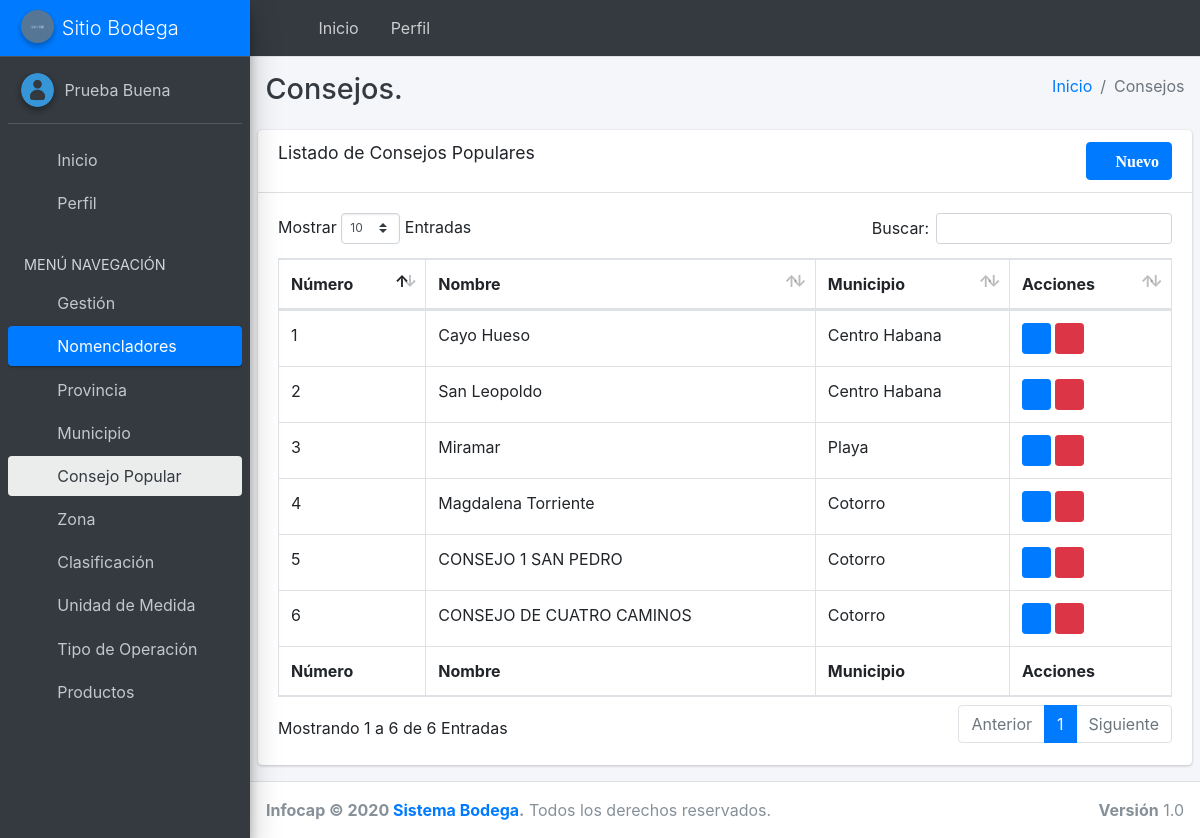
Screenshot of /nomenclador/consejo/list (signed in) with the database file from the repository.
### BodegaApp/models.py (models this page shows, shortened)
class ConsejoPopular(models.Model):
    created_at = models.DateTimeField(auto_now_add=True)
    updated_at = models.DateTimeField(auto_now=True)
    uui = models.UUIDField(default=uuid.uuid4, editable=False)
    nombre = models.CharField(max_length=100, verbose_name="Nombre", unique=True)
    municipio = models.ForeignKey(Municipio, verbose_name="Municipio", on_delete=models.PROTECT)
    class Meta:
        verbose_name_plural = "Consejos Populares"

class Municipio(models.Model):
    created_at = models.DateTimeField(auto_now_add=True)
    updated_at = models.DateTimeField(auto_now=True)
    uui = models.UUIDField(default=uuid.uuid4, editable=False)
    nombre = models.CharField(max_length=100, verbose_name="Nombre", unique=True)
    provincia = models.ForeignKey(Provincia, verbose_name="Provincia", on_delete=models.CASCADE)
    class Meta:
        verbose_name_plural = "Municipios"

### BodegaApp/views.py (the view)
# urls.py: path('nomenclador/consejo/list', login_required(views.backend_consejo_listar),
@permission_required('BodegaApp.add_provincia')
def backend_consejo_listar(request):
    consejo = models.ConsejoPopular.objects.all()
    return render(request, 'backend/consejopopular.html', {'consejo': consejo})

### templates/backend/consejopopular.html
{% extends 'index.html' %}
{% block menu_nomenclator %}
    menu-open
{% endblock %}
{% block menu_nomenclator_active %}
    active
{% endblock %}
{% block menu_consejo %}
    active
{% endblock %}
{% block wrapper %}
    <div class="content-header">
        <div class="container-fluid">
            <div class="row mb-2">
                <div class="col-sm-6">
                    <h1 class="m-0 text-dark">Consejos.</h1>
                </div>
                <div class="col-sm-6">
                    <ol class="breadcrumb float-sm-right">
                        <li class="breadcrumb-item"><a href="{% url 'inicio' %}">Inicio</a></li>
                        {% block group_wrapper %}
                            <li class="breadcrumb-item active">Consejos</li>
                        {% endblock %}
                    </ol>
                </div>
            </div>
        </div>
    </div>
{% endblock %}
{% block content %}
    <section class="content">
        <div class="row">
            <div class="col-12">
                <div class="card">
                    <div class="card-header">
                        <h3 class="card-title">Listado de Consejos Populares</h3>
                        <a href="{% url 'consejo_create' %}" class="btn btn-primary fa-pull-right">
                            <span class="fa fa-plus"> Nuevo</span>
                        </a>
                    </div>
                       <div class="card-body">
                        <table id="example1" class="table table-bordered table-hover">
                            <thead>
                            <tr>
                                <th>
                                    Número
                                </th>
                                <th>
                                    Nombre
                                </th>
                                <th>
                                    Municipio
                                </th>
                                <th>
                                    Acciones
                                </th>
                            </tr>
                            </thead>
                            <tbody>
                            {% for u in consejo %}
                                    <tr>
                                        <td>
                                            {{ forloop.counter }}
                                        </td>
                                        <td>
                                            {{ u.nombre }}
                                        </td>
                                        <td>
                                            {{ u.municipio.nombre }}
                                        </td>
                                        <td>
                                <span class="input-group-sm">
                                <a href="{% url 'consejo_update' u.pk %}"
                                   class="btn btn-sm btn-primary">
                                    <i class="fa fa-edit"></i>
                                </a>
                                <a href="{% url 'consejo_delete' u.pk %}"
                                   class="btn btn-sm btn-danger">
                                    <i class="fa fa-trash"></i>
                                </a>
                                </span>
                                        </td>
                                    </tr>
                            {% endfor %}
                            </tbody>
                            <tfoot>
                            <tr>
                              <th>
                                    Número
                                </th>
                                <th>
                                    Nombre
                                </th>
                                <th>
                                    Municipio
                                </th>
                                <th>
                                    Acciones
                                </th>
                            </tr>
                            </tfoot>
                        </table>
                    </div>
                </div>
            </div>
        </div>
    </section>
{% endblock %}

### templates/index.html (shortened to what this page needs)
{% load static %}
{% load i18n %}
{% load notifications_tags %}
<!DOCTYPE html>
<html>
<head>
    <link rel="stylesheet" href="{% static 'assets/plugins/fontawesome-free/css/all.min.css' %}">
    <link rel="stylesheet" href="{% static 'assets/dist/css/ionicons.min.css' %}">
    <link rel="stylesheet" href="{% static 'assets/plugins/sweetalert2-theme-bootstrap-4/bootstrap-4.min.css' %}">
    <link rel="stylesheet" href="{% static 'assets/plugins/select2/css/select2.min.css' %}">
    <link rel="stylesheet" href="{% static 'assets/plugins/toastr/toastr.min.css' %}">
    <link rel="stylesheet"
          href="{% static 'assets/plugins/tempusdominus-bootstrap-4/css/tempusdominus-bootstrap-4.min.css' %}">
    <link rel="stylesheet" href="{% static 'assets/plugins/icheck-bootstrap/icheck-bootstrap.min.css' %}">
    <link rel="stylesheet" href="{% static 'assets/dist/css/adminlte.min.css' %}">
    <link rel="stylesheet" href="{% static 'assets/plugins/overlayScrollbars/css/OverlayScrollbars.min.css' %}">
    <link href="{% static 'assets/dist/css/font.css' %}" rel="stylesheet">
    <link rel="stylesheet" href="{% static 'assets/plugins/datatables-bs4/css/dataTables.bootstrap4.css' %}">
</head>
<body class="hold-transition sidebar-mini layout-fixed">
<div class="wrapper">
    <nav class="main-header navbar navbar-expand navbar-dark">
        <ul class="navbar-nav">
            <li class="nav-item">
                <a class="nav-link" data-widget="pushmenu" href="#"><i class="fas fa-bars"></i></a>
            </li>
            <li class="nav-item d-none d-sm-inline-block">
                <a href="{% url 'inicio' %}" class="nav-link">Inicio</a>
            </li>
            <li class="nav-item d-none d-sm-inline-block">
                <a href="{% url 'profile' request.user.pk %}" class="nav-link">Perfil</a>
            </li>
        </ul>
        <ul class="navbar-nav ml-auto">
            <li class="nav-item">
                <a class="nav-link" href="{% url 'logout' %}" title="Salir">
                    <i class="fas fa-arrow-right mr-2"></i>
                </a>
            </li>
        </ul>
    </nav>
    <aside class="main-sidebar sidebar-dark-blue elevation-4">
        <a href="{% url 'inicio' %}" class="brand-link navbar-primary">
            <img src="{% static 'assets/dist/img/default-150x150.png' %}" alt="AdminLTE Logo"
                 class="brand-image img-circle elevation-2"
                 style="opacity: .8; background-color: white">
            <span class="brand-text font-weight-light" style="color: white">Sitio Bodega</span>
        </a>
        <div class="sidebar">
            <div class="user-panel mt-3 pb-3 mb-3 d-flex">
                <div class="image">
                    {% if userPhoto %}
                        <img src="/{{ userPhoto }}" class="img-circle elevation-2" alt="User Image">
                    {% else %}
                        <img src="{% static 'users/userDefault4.png' %}" class="img-circle elevation-2" alt="User Image"
                             title="Sube tu foto">
                    {% endif %}
                </div>
                <div class="info">
                    <a href="{% url 'profile' request.user.pk %}"
                       class="d-block">{{ request.user.first_name }} {{ request.user.last_name }}</a>
                </div>
            </div>
            <nav class="mt-2">
                <ul class="nav nav-pills nav-sidebar flex-column" data-widget="treeview" role="menu"
                    data-accordion="false">
                    <li class="nav-item">
                        <a href="{% url 'inicio' %}" class="nav-link {% block inicio_active %}{% endblock %}">
                            <i class="nav-icon fa fa-home"></i>
                            <p class="text">Inicio</p>
                        </a>
                    </li>
                    <li class="nav-item">
                        <a href="{% url 'profile' request.user.pk %}"
                           class="nav-link {% block perfil_active %}{% endblock %}">
                            <i class="nav-icon far fa-user"></i>
                            <p>Perfil</p>
                        </a>
                    </li>
                    <li class="nav-header">MENÚ NAVEGACIÓN</li>
                        <li class="nav-item has-treeview {% block menu_gestion %}{% endblock %}">
                            <a href="#" class="nav-link {% block menu_gestion_active %}{% endblock %}">
                                <i class="nav-icon fa fa-book-reader"></i>
                                <p>
                                    Gestión
                                    <i class="fas fa-angle-left right"></i>
                                </p>
                            </a>
                        </li>
                        <li class="nav-item has-treeview {% block menu_nomenclator %}{% endblock %}">
                            <a href="#" class="nav-link {% block menu_nomenclator_active %}{% endblock %}">
                                <i class="nav-icon fa fa-book-reader"></i>
                                <p>
                                    Nomencladores
                                    <i class="fas fa-angle-left right"></i>
                                </p>
                            </a>
                            <ul class="nav nav-treeview">
                                <li class="nav-item">
                                    <a href="{% url 'provincia_listar' %}"
                                       class="nav-link {% block menu_provincia %}{% endblock %}">
                                        <i class="far fa-circle nav-icon"></i>
                                        <p>Provincia</p>
                                    </a>
                                </li>
                            </ul>
                            <ul class="nav nav-treeview">
                                <li class="nav-item">
                                    <a href="{% url 'municipio_listar' %}"
                                       class="nav-link {% block menu_municipio %}{% endblock %}">
                                        <i class="far fa-circle nav-icon"></i>
                                        <p>Municipio</p>
                                    </a>
                                </li>
                            </ul>
                            <ul class="nav nav-treeview">
                                <li class="nav-item">
                                    <a href="{% url 'consejo_listar' %}"
                                       class="nav-link {% block menu_consejo %}{% endblock %}">
                                        <i class="far fa-circle nav-icon"></i>
                                        <p>Consejo Popular</p>
                                    </a>
                                </li>
                            </ul>
                            <ul class="nav nav-treeview">
                                <li class="nav-item">
                                    <a href="{% url 'zona_listar' %}"
                                       class="nav-link {% block menu_zona %}{% endblock %}">
                                        <i class="far fa-circle nav-icon"></i>
                                        <p>Zona</p>
                                    </a>
                                </li>
                            </ul>
                            <ul class="nav nav-treeview">
                                <li class="nav-item">
                                    <a href="{% url 'clasificacion_listar' %}"
                                       class="nav-link {% block menu_clasificacion %}{% endblock %}">
                                        <i class="far fa-circle nav-icon"></i>
                                        <p>Clasificación</p>
                                    </a>
                                </li>
                            </ul>
                            <ul class="nav nav-treeview">
                                <li class="nav-item">
                                    <a href="{% url 'unidad_medida_listar' %}"
                                       class="nav-link {% block menu_unidad %}{% endblock %}">
                                        <i class="far fa-circle nav-icon"></i>
                                        <p>Unidad de Medida</p>
                                    </a>
                                </li>
                            </ul>
                            <ul class="nav nav-treeview">
                                <li class="nav-item">
                                    <a href="{% url 'tipo_operacion_listar' %}"
                                       class="nav-link {% block menu_tipooperacion %}{% endblock %}">
                                        <i class="far fa-circle nav-icon"></i>
                                        <p>Tipo de Operación</p>
                                    </a>
                                </li>
                            </ul>
                            <ul class="nav nav-treeview">
                                <li class="nav-item">
                                    <a href="{% url 'producto_listar' %}"
                                       class="nav-link {% block menu_producto %}{% endblock %}">
                                        <i class="far fa-circle nav-icon"></i>
                                        <p>Productos</p>
                                    </a>
                                </li>
                            </ul>
                        </li>
                </ul>
            </nav>
        </div>
    </aside>
    <div class="content-wrapper">
        {% block wrapper %}{% endblock %}
        {% block content %}{% endblock %}
    </div>
    <footer class="main-footer">
        <strong>Infocap &copy; 2020 <a href="#">Sistema Bodega</a>.</strong>
        Todos los derechos reservados.
        <div class="float-right d-none d-sm-inline-block">
            <b>Versión</b> 1.0
        </div>
    </footer>
</div>
</body>
</html>

### rows the page displays
ConsejoPopular: nombre "Cayo Hueso", municipio.nombre "Centro Habana"
ConsejoPopular: nombre "San Leopoldo", municipio.nombre "Centro Habana"
ConsejoPopular: nombre "Miramar", municipio.nombre "Playa"
ConsejoPopular: nombre "Magdalena Torriente", municipio.nombre "Cotorro"
ConsejoPopular: nombre "CONSEJO 1 SAN PEDRO", municipio.nombre "Cotorro"
ConsejoPopular: nombre "CONSEJO DE CUATRO CAMINOS", municipio.nombre "Cotorro"

### other values shown
{{ request.user.first_name }} "Prueba"
{{ request.user.last_name }} "Buena"
